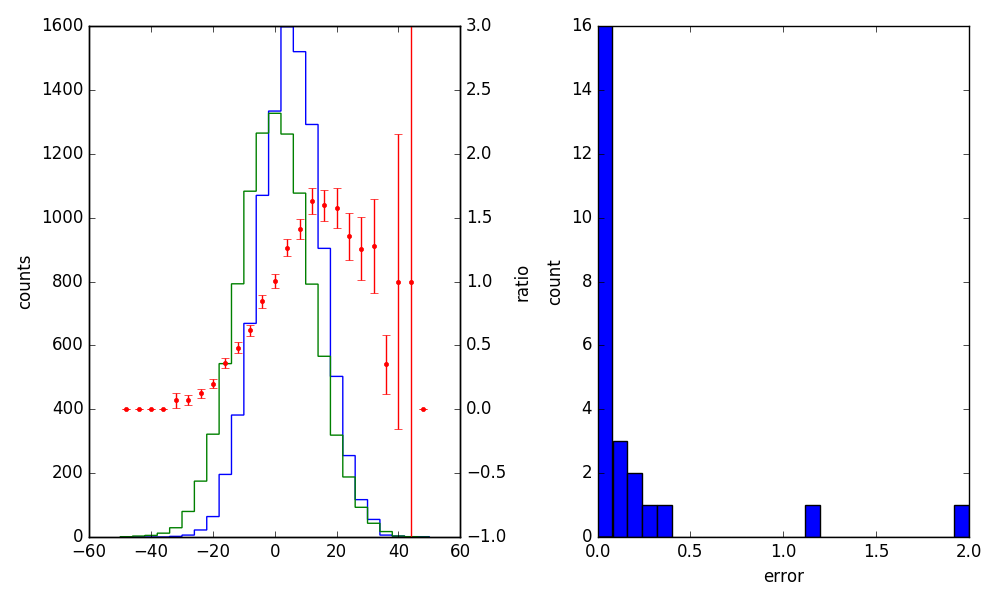

Python code for this plot:
#!/usr/bin/env python3
# -*- coding: utf-8 -*-

# See: http://matplotlib.org/examples/pylab_examples/multiple_yaxis_with_spines.html
#      http://matplotlib.org/examples/subplots_axes_and_figures/fahrenheit_celsius_scales.html

import numpy as np
import matplotlib.pyplot as plt

# Build datas ###############

x1 = 10 * np.random.standard_normal(10000) + 5.
x2 = 12 * np.random.standard_normal(10000)
nbins = 25
 
fig = plt.figure(figsize=(10.,6.))
 
# Plot two distributions on the same plot #####################################

a1 = fig.add_subplot(121)
 
val_of_bins_x1, edges_of_bins_x1, patches_x1 = plt.hist(x1, nbins, range=(-50,50), histtype='step')
val_of_bins_x2, edges_of_bins_x2, patches_x2 = plt.hist(x2, nbins, range=(-50,50), histtype='step')
 
# Compute ratio ###############################################################
 
# This put ratio to zero if val_of_bins_x2 is zero
ratio =np.divide(val_of_bins_x1,
                 val_of_bins_x2,
                 where=(val_of_bins_x2 != 0))
 
# Compute error on ration, null if cannot be computed
error= np.divide(val_of_bins_x1 * np.sqrt(val_of_bins_x2) + val_of_bins_x2 * np.sqrt(val_of_bins_x1),
                 val_of_bins_x2 * val_of_bins_x2,
                 where=(val_of_bins_x2 != 0))
 
# Add the ratio on the existing plot
a2 = a1.twinx()

bincenter = 0.5 * (edges_of_bins_x1[1:] + edges_of_bins_x1[:-1])
plt.errorbar(bincenter, ratio, yerr=error, fmt='.', color='r')
 
a3 = fig.add_subplot(122)

plt.hist(error, nbins)

# Save file ###################################################################

plt.savefig("ratio_of_two_histograms.png")

# Plot ########################################################################

plt.show()
